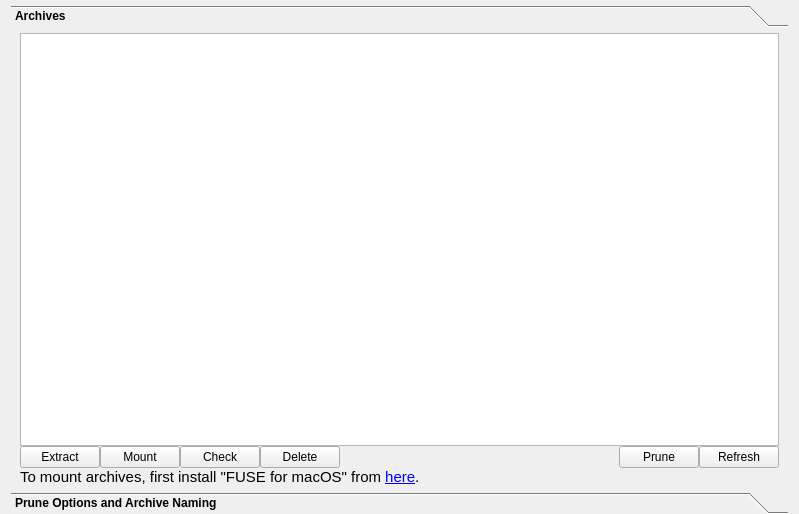
<?xml version="1.0" encoding="UTF-8"?>
<ui version="4.0">
 <class>ArchiveTab</class>
 <widget class="QWidget" name="ArchiveTab">
  <property name="geometry">
   <rect>
    <x>0</x>
    <y>0</y>
    <width>799</width>
    <height>514</height>
   </rect>
  </property>
  <property name="windowTitle">
   <string>Form</string>
  </property>
  <layout class="QVBoxLayout" name="verticalLayout">
   <property name="topMargin">
    <number>5</number>
   </property>
   <property name="bottomMargin">
    <number>0</number>
   </property>
   <item>
    <widget class="QToolBox" name="toolBox">
     <property name="font">
      <font>
       <weight>50</weight>
       <bold>false</bold>
      </font>
     </property>
     <property name="styleSheet">
      <string notr="true">QToolBox::tab {
font-weight: bold;
}</string>
     </property>
     <property name="currentIndex">
      <number>0</number>
     </property>
     <widget class="QWidget" name="archivesToolBox">
      <property name="geometry">
       <rect>
        <x>0</x>
        <y>0</y>
        <width>775</width>
        <height>441</height>
       </rect>
      </property>
      <attribute name="icon">
       <iconset>
        <normaloff>:qml/icons/dark/tasks.svg</normaloff>:qml/icons/dark/tasks.svg</iconset>
      </attribute>
      <attribute name="label">
       <string>Archives</string>
      </attribute>
      <layout class="QVBoxLayout" name="verticalLayout_2">
       <property name="spacing">
        <number>0</number>
       </property>
       <property name="topMargin">
        <number>0</number>
       </property>
       <property name="bottomMargin">
        <number>0</number>
       </property>
       <item>
        <widget class="QTableWidget" name="archiveTable">
         <attribute name="horizontalHeaderVisible">
          <bool>false</bool>
         </attribute>
         <attribute name="horizontalHeaderCascadingSectionResizes">
          <bool>false</bool>
         </attribute>
         <attribute name="horizontalHeaderStretchLastSection">
          <bool>true</bool>
         </attribute>
         <attribute name="verticalHeaderVisible">
          <bool>false</bool>
         </attribute>
         <column>
          <property name="text">
           <string>Date</string>
          </property>
         </column>
         <column>
          <property name="text">
           <string>Size</string>
          </property>
         </column>
         <column>
          <property name="text">
           <string>Duration</string>
          </property>
         </column>
         <column>
          <property name="text">
           <string>Mount Point</string>
          </property>
         </column>
         <column>
          <property name="text">
           <string>Name</string>
          </property>
         </column>
        </widget>
       </item>
       <item>
        <layout class="QHBoxLayout" name="horizontalLayout_3">
         <item>
          <widget class="QPushButton" name="extractButton">
           <property name="enabled">
            <bool>true</bool>
           </property>
           <property name="text">
            <string>Extract</string>
           </property>
           <property name="icon">
            <iconset>
             <normaloff>:qml/icons/dark/cloud-download.svg</normaloff>:qml/icons/dark/cloud-download.svg</iconset>
           </property>
          </widget>
         </item>
         <item>
          <widget class="QPushButton" name="mountButton">
           <property name="sizePolicy">
            <sizepolicy hsizetype="Fixed" vsizetype="Fixed">
             <horstretch>0</horstretch>
             <verstretch>0</verstretch>
            </sizepolicy>
           </property>
           <property name="text">
            <string>Mount</string>
           </property>
           <property name="icon">
            <iconset>
             <normaloff>:qml/icons/dark/folder-open.svg</normaloff>:qml/icons/dark/folder-open.svg</iconset>
           </property>
          </widget>
         </item>
         <item>
          <widget class="QPushButton" name="checkButton">
           <property name="text">
            <string>Check</string>
           </property>
           <property name="icon">
            <iconset>
             <normaloff>:qml/icons/dark/check-circle.svg</normaloff>:qml/icons/dark/check-circle.svg</iconset>
           </property>
          </widget>
         </item>
         <item>
          <widget class="QPushButton" name="deleteButton">
           <property name="text">
            <string>Delete</string>
           </property>
           <property name="icon">
            <iconset>
             <normaloff>:qml/icons/dark/trash.svg</normaloff>:qml/icons/dark/trash.svg</iconset>
           </property>
          </widget>
         </item>
         <item>
          <spacer name="horizontalSpacer">
           <property name="orientation">
            <enum>Qt::Horizontal</enum>
           </property>
           <property name="sizeHint" stdset="0">
            <size>
             <width>40</width>
             <height>20</height>
            </size>
           </property>
          </spacer>
         </item>
         <item>
          <widget class="QPushButton" name="pruneButton">
           <property name="text">
            <string>Prune</string>
           </property>
           <property name="icon">
            <iconset>
             <normaloff>:qml/icons/dark/cut.svg</normaloff>:qml/icons/dark/cut.svg</iconset>
           </property>
          </widget>
         </item>
         <item>
          <widget class="QPushButton" name="listButton">
           <property name="enabled">
            <bool>true</bool>
           </property>
           <property name="sizePolicy">
            <sizepolicy hsizetype="Fixed" vsizetype="Fixed">
             <horstretch>0</horstretch>
             <verstretch>0</verstretch>
            </sizepolicy>
           </property>
           <property name="text">
            <string>Refresh</string>
           </property>
           <property name="icon">
            <iconset>
             <normaloff>:qml/icons/dark/refresh.svg</normaloff>:qml/icons/dark/refresh.svg</iconset>
           </property>
          </widget>
         </item>
        </layout>
       </item>
       <item>
        <widget class="QLabel" name="mountErrors">
         <property name="enabled">
          <bool>true</bool>
         </property>
         <property name="font">
          <font>
           <pointsize>11</pointsize>
          </font>
         </property>
         <property name="text">
          <string>&lt;html&gt;&lt;head/&gt;&lt;body&gt;&lt;p&gt;To mount archives, first install &amp;quot;FUSE for macOS&amp;quot; from &lt;a href=&quot;https://osxfuse.github.io/&quot;&gt;&lt;span style=&quot; text-decoration: underline; color:#0000ff;&quot;&gt;here&lt;/span&gt;&lt;/a&gt;.&lt;/p&gt;&lt;/body&gt;&lt;/html&gt;</string>
         </property>
         <property name="openExternalLinks">
          <bool>true</bool>
         </property>
        </widget>
       </item>
      </layout>
     </widget>
     <widget class="QWidget" name="pruningToolBox">
      <property name="geometry">
       <rect>
        <x>0</x>
        <y>0</y>
        <width>775</width>
        <height>441</height>
       </rect>
      </property>
      <attribute name="icon">
       <iconset>
        <normaloff>:qml/icons/dark/cut.svg</normaloff>:qml/icons/dark/cut.svg</iconset>
      </attribute>
      <attribute name="label">
       <string>Prune Options and Archive Naming</string>
      </attribute>
      <layout class="QVBoxLayout" name="verticalLayout_3">
       <item>
        <widget class="QLabel" name="label_5">
         <property name="text">
          <string>&lt;html&gt;&lt;head/&gt;&lt;body&gt;&lt;p&gt;Pruning removes older archives. You can choose the number of hourly, daily, etc. archives to preserve. Usually you will keep more newer and fewer old archives. Read &lt;a href=&quot;https://borgbackup.readthedocs.io/en/stable/usage/prune.html&quot;&gt;&lt;span style=&quot; text-decoration: underline; color:#0000ff;&quot;&gt;more&lt;/span&gt;&lt;/a&gt;.&lt;/p&gt;&lt;/body&gt;&lt;/html&gt;</string>
         </property>
         <property name="wordWrap">
          <bool>true</bool>
         </property>
         <property name="openExternalLinks">
          <bool>true</bool>
         </property>
        </widget>
       </item>
       <item>
        <layout class="QHBoxLayout" name="horizontalLayout_7">
         <property name="spacing">
          <number>0</number>
         </property>
         <property name="topMargin">
          <number>0</number>
         </property>
         <item>
          <widget class="QLabel" name="label_12">
           <property name="text">
            <string>Keep</string>
           </property>
          </widget>
         </item>
         <item>
          <widget class="QSpinBox" name="prune_hour">
           <property name="toolTip">
            <string>Use -1 for unlimited.</string>
           </property>
           <property name="minimum">
            <number>-1</number>
           </property>
          </widget>
         </item>
         <item>
          <widget class="QLabel" name="label_6">
           <property name="text">
            <string> hourly, </string>
           </property>
          </widget>
         </item>
         <item>
          <widget class="QSpinBox" name="prune_day">
           <property name="toolTip">
            <string>Use -1 for unlimited.</string>
           </property>
           <property name="minimum">
            <number>-1</number>
           </property>
          </widget>
         </item>
         <item>
          <widget class="QLabel" name="label_7">
           <property name="text">
            <string> daily, </string>
           </property>
          </widget>
         </item>
         <item>
          <widget class="QSpinBox" name="prune_week">
           <property name="minimum">
            <number>-1</number>
           </property>
          </widget>
         </item>
         <item>
          <widget class="QLabel" name="label_8">
           <property name="text">
            <string> weekly, </string>
           </property>
          </widget>
         </item>
         <item>
          <widget class="QSpinBox" name="prune_month">
           <property name="minimum">
            <number>-1</number>
           </property>
          </widget>
         </item>
         <item>
          <widget class="QLabel" name="label_9">
           <property name="text">
            <string> monthly and</string>
           </property>
          </widget>
         </item>
         <item>
          <widget class="QSpinBox" name="prune_year">
           <property name="minimum">
            <number>-1</number>
           </property>
          </widget>
         </item>
         <item>
          <widget class="QLabel" name="label_10">
           <property name="text">
            <string> annual archives</string>
           </property>
           <property name="openExternalLinks">
            <bool>true</bool>
           </property>
          </widget>
         </item>
         <item>
          <spacer name="horizontalSpacer_5">
           <property name="orientation">
            <enum>Qt::Horizontal</enum>
           </property>
           <property name="sizeHint" stdset="0">
            <size>
             <width>40</width>
             <height>20</height>
            </size>
           </property>
          </spacer>
         </item>
        </layout>
       </item>
       <item>
        <layout class="QHBoxLayout" name="horizontalLayout_2" stretch="0,0,1">
         <item>
          <widget class="QLabel" name="label_2">
           <property name="text">
            <string>No matter what, keep all archives of the last:</string>
           </property>
          </widget>
         </item>
         <item>
          <widget class="QLineEdit" name="prune_keep_within">
           <property name="text">
            <string/>
           </property>
           <property name="placeholderText">
            <string>24H, 1d, 52w, 12m, 1y</string>
           </property>
          </widget>
         </item>
         <item>
          <spacer name="horizontalSpacer_3">
           <property name="orientation">
            <enum>Qt::Horizontal</enum>
           </property>
           <property name="sizeHint" stdset="0">
            <size>
             <width>40</width>
             <height>20</height>
            </size>
           </property>
          </spacer>
         </item>
        </layout>
       </item>
       <item>
        <widget class="Line" name="line">
         <property name="orientation">
          <enum>Qt::Horizontal</enum>
         </property>
        </widget>
       </item>
       <item>
        <layout class="QGridLayout" name="gridLayout">
         <property name="topMargin">
          <number>10</number>
         </property>
         <property name="horizontalSpacing">
          <number>6</number>
         </property>
         <property name="verticalSpacing">
          <number>0</number>
         </property>
         <item row="0" column="0">
          <widget class="QLabel" name="label_3">
           <property name="text">
            <string>Archive Name:</string>
           </property>
          </widget>
         </item>
         <item row="2" column="2">
          <widget class="QLineEdit" name="prunePrefixTemplate">
           <property name="toolTip">
            <string>Available variables: hostname, profile_id, profile_slug, now, utc_now, user</string>
           </property>
           <property name="placeholderText">
            <string>{hostname}-{profile_slug}-</string>
           </property>
          </widget>
         </item>
         <item row="1" column="2">
          <widget class="QLabel" name="archiveNamePreview">
           <property name="minimumSize">
            <size>
             <width>0</width>
             <height>20</height>
            </size>
           </property>
           <property name="font">
            <font>
             <pointsize>11</pointsize>
            </font>
           </property>
           <property name="styleSheet">
            <string notr="true">color: grey</string>
           </property>
           <property name="alignment">
            <set>Qt::AlignLeading|Qt::AlignLeft|Qt::AlignTop</set>
           </property>
           <property name="margin">
            <number>1</number>
           </property>
          </widget>
         </item>
         <item row="0" column="2">
          <widget class="QLineEdit" name="archiveNameTemplate">
           <property name="toolTip">
            <string>Available variables: hostname, profile_id, profile_slug, now, utc_now, user</string>
           </property>
           <property name="placeholderText">
            <string>{hostname}-{profile_slug}-{now:%Y-%m-%dT%H:%M:%S}</string>
           </property>
          </widget>
         </item>
         <item row="2" column="0">
          <widget class="QLabel" name="label_4">
           <property name="text">
            <string>Prune Prefix:</string>
           </property>
          </widget>
         </item>
         <item row="3" column="2">
          <widget class="QLabel" name="prunePrefixPreview">
           <property name="font">
            <font>
             <pointsize>11</pointsize>
            </font>
           </property>
           <property name="styleSheet">
            <string notr="true">color: grey</string>
           </property>
           <property name="margin">
            <number>1</number>
           </property>
          </widget>
         </item>
        </layout>
       </item>
       <item>
        <spacer name="verticalSpacer">
         <property name="orientation">
          <enum>Qt::Vertical</enum>
         </property>
         <property name="sizeHint" stdset="0">
          <size>
           <width>20</width>
           <height>40</height>
          </size>
         </property>
        </spacer>
       </item>
      </layout>
     </widget>
    </widget>
   </item>
  </layout>
 </widget>
 <resources>
  <include location="../qml/icons/dark/collection.qrc"/>
 </resources>
 <connections/>
</ui>
